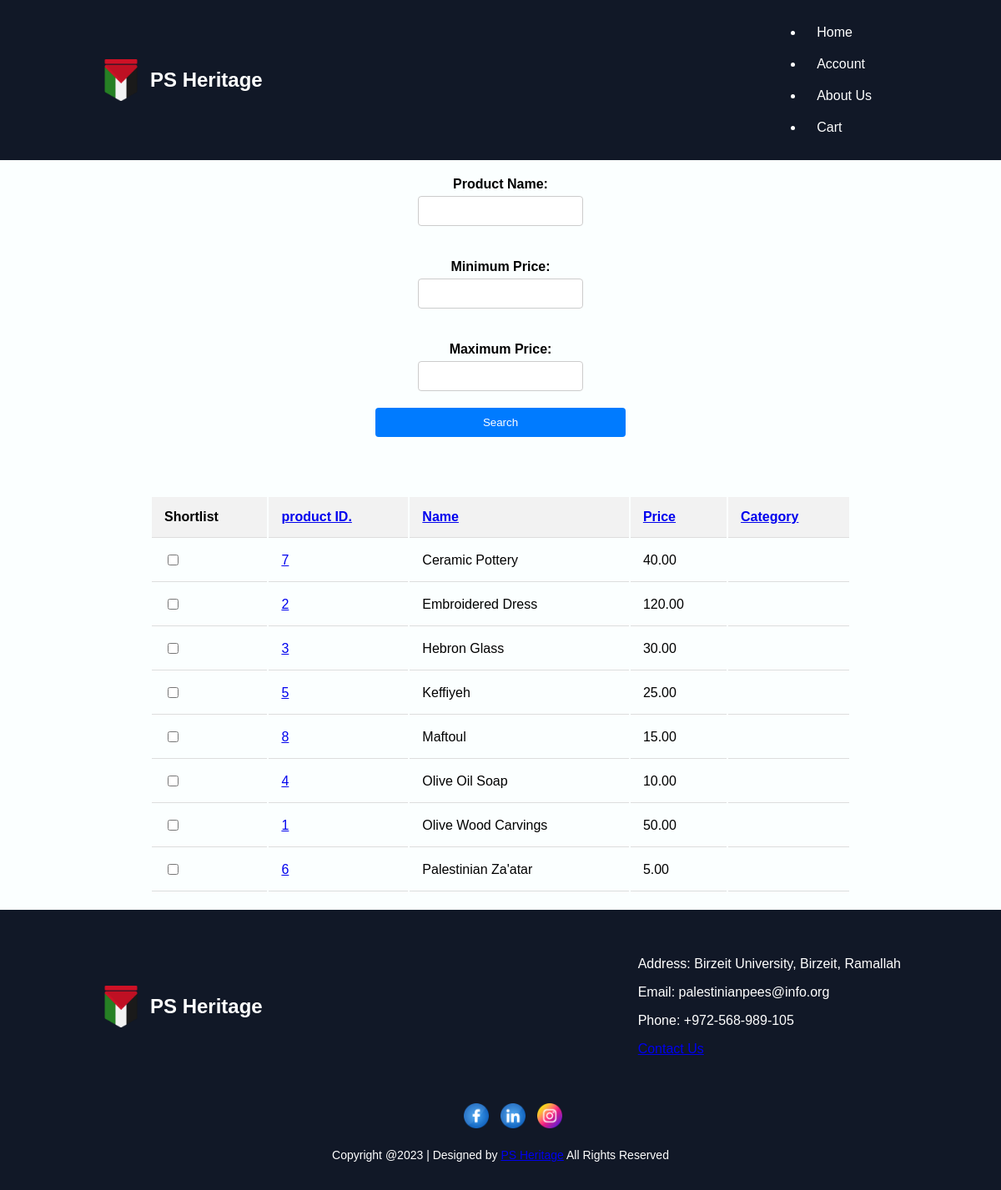
The app's page /search_product.php?sort=Name with its own data.
### tables this page shows
CREATE TABLE `products` (
  `ProductID` int(11) NOT NULL,
  `Name` varchar(255) NOT NULL,
  `Description` text NOT NULL,
  `Category` enum('New Arrival','On Sale','Featured','High Demand','Normal') DEFAULT 'Normal',
  `Price` decimal(10,2) NOT NULL,
  `Size` varchar(100) DEFAULT NULL,
  `Remarks` text DEFAULT NULL
);

### search_product.php (the view, shortened to what this page needs)
<?php
include('header.php');
$sortOrder = isset($_GET['sort']) ? $_GET['sort'] : (isset($_COOKIE['sortOrder']) ? $_COOKIE['sortOrder'] : 'ProductID');
$productName = isset($_GET['productName']) ? "%" . $_GET['productName'] . "%" : "%";
$minPrice = isset($_GET['minPrice']) ? (float)$_GET['minPrice'] : 0;
$maxPrice = isset($_GET['maxPrice']) ? (float)$_GET['maxPrice'] : PHP_INT_MAX;
$query = $pdo->prepare("SELECT ProductID, Name, Price, Category FROM Products WHERE Name LIKE :productName AND Price BETWEEN :minPrice AND :maxPrice ORDER BY $sortOrder");
$query->bindParam(':productName', $productName);
$query->bindParam(':minPrice', $minPrice);
$query->bindParam(':maxPrice', $maxPrice);
$query->execute();
?>
<!DOCTYPE html>
<html lang="en">
<head>
    <link rel="stylesheet" href="headerandfooter.css">
</head>
<body>
    <div id="cart-container">
        <form action="search_product.php" method="get">
            <div class="form-group">
                <label for="productName" class="input-label">Product Name:</label>
                <input type="text" class="input1" name="productName" class="input-field">
            </div>
            <div class="form-group">
                <label for="minPrice" class="input-label">Minimum Price:</label>
                <input type="number" class="input1" name="minPrice" min="0" step="0.01" >
            </div>
            <div class="form-group">
                <label for="maxPrice" class="input-label">Maximum Price:</label>
                <input type="number" class="input1" name="maxPrice" min="0" step="0.01" ">
            </div>
            <button type="submit">Search</button>
        </form>
        <?php if ($query->rowCount() > 0) : ?>
            <table id="cart-table">
                <thead>
                    <tr>
                        <th>Shortlist</th>
                        <th><a href="?sort=ProductID">product ID.</a></th>
                        <th><a href="?sort=Name">Name</a></th>
                        <th><a href="?sort=Price">Price</a></th>
                        <th><a href="?sort=Category">Category</a></th>
                    </tr>
                </thead>
                <tbody>
                    <?php while ($row = $query->fetch(PDO::FETCH_ASSOC)) : ?>
                        <tr class="<?php echo htmlspecialchars(strtolower($row['Category'])); ?>">
                            <td><input type='checkbox' name='shortlist[]' value='<?php echo htmlspecialchars($row['ProductID']); ?>'></td>
                            <td><a href='productdetails.php?id=<?php echo htmlspecialchars($row['ProductID']); ?>'><?php echo htmlspecialchars($row['ProductID']); ?></a></td>
                            <td><?php echo htmlspecialchars($row['Name']); ?></td>
                            <td><?php echo htmlspecialchars($row['Price']); ?></td>
                            <td><?php echo htmlspecialchars($row['Category']); ?></td>
                        </tr>
                    <?php endwhile; ?>
                </tbody>
            </table>
        <?php else : ?>
            <p>No products found.</p>
        <?php endif; ?>
    </div>
</body>
</html>
<?php include("footer.php"); ?>

### headerandfooter.css (style rules this page uses)
body { margin: 0; padding: 0; font-family: Arial, sans-serif; background-color: #FBFFFF }
#cart-container { display: flex; flex-direction: column; align-items: center; justify-content: center; }
#cart-table { width: 70%; margin: 20px 0; }
#cart-table th, #cart-table td { padding: 15px; text-align: left; border-bottom: 1px solid #ddd; }
#cart-table thead { background-color: #f2f2f2; }
.form-group { display: flex; flex-direction: column; align-items: center; margin-bottom: 20px; margin-top: 20px; }
.input-label { margin-bottom: 5px; font-weight: bold; }
.input1 { padding: 8px; border: 1px solid #ccc; border-radius: 4px; font-size: 16px; width: 80%; text-align: center; }
form { display: flex; flex-direction: column; align-items: center; width: 100%; padding-bottom: 50px; }
form button { padding: 10px 20px; background-color: #007bff; color: white; border: none; border-radius: 4px; cursor: pointer; width: 300px; }
.form-group { margin-bottom: 20px; }

### records on screen
products: ProductID "7", Name "Ceramic Pottery", Price "40.00"
products: ProductID "2", Name "Embroidered Dress", Price "120.00"
products: ProductID "3", Name "Hebron Glass", Price "30.00"
products: ProductID "5", Name "Keffiyeh", Price "25.00"
products: ProductID "8", Name "Maftoul", Price "15.00"
products: ProductID "4", Name "Olive Oil Soap", Price "10.00"
products: ProductID "1", Name "Olive Wood Carvings", Price "50.00"
products: ProductID "6", Name "Palestinian Za'atar", Price "5.00"
